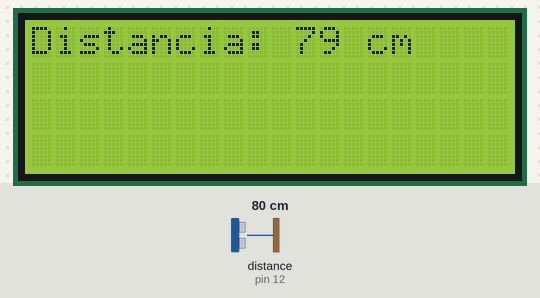
The sketch below on a simulated Arduino Uno, built with avr-gcc and run on an emulated ATmega328P. Shown: 20×4 character LCD. Wiring (inferred from the names in the program): ultrasonic range finder: trigger pin 13; echo pin 12. The test bench sets the inputs (shaded band); at power-on: distance to the obstacle (sensor on pin 12) 80 cm. The echo pulse lasts 58.3 µs per cm.

Above: at 1.2 s.
1.3 s: distance to the obstacle (sensor on pin 12) set to 2 cm
At 2.3 s:
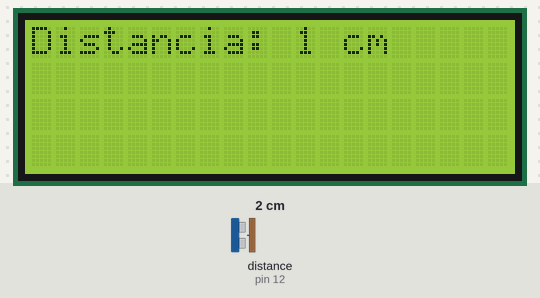
3.1 s: distance to the obstacle (sensor on pin 12) set to 18 cm
At 5.0 s:
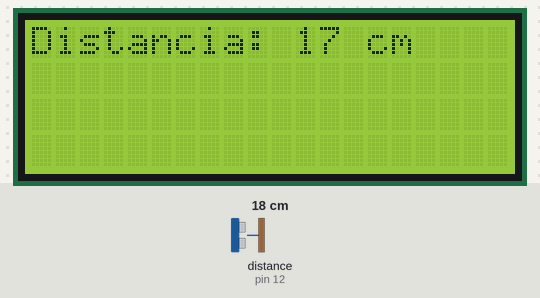
5.2 s: distance to the obstacle (sensor on pin 12) set to 4 cm
At 6.4 s:
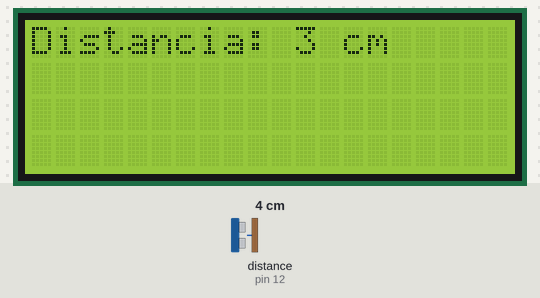
Timing chart, 0 to 8.2 s (numbered marks = the images above; inputs shaded):
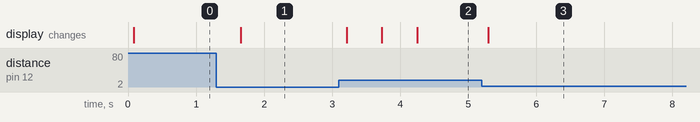

The sketch:

Proyecto_004__Sensor_proximidad_display.ino
```cpp
#include <Wire.h>
#include <LiquidCrystal_I2C.h>
#include <LCD.h>


#define I2C_ADDR    0x27
#define trigPin 13
#define echoPin 12

LiquidCrystal_I2C             lcd(I2C_ADDR,2, 1, 0, 4, 5, 6, 7);

void setup()
{
  // Inicializar el display con 16 caraceres 2 lineas
  lcd.begin (20,4);
  lcd.setBacklightPin(3,POSITIVE);
  lcd.setBacklight(HIGH);

  pinMode(trigPin, OUTPUT);
  pinMode(echoPin, INPUT);
}

void loop()
{
  long duracion, distancia ;

  digitalWrite(trigPin, LOW);        // Nos aseguramos de que el trigger está desactivado
  delayMicroseconds(2);              // Para asegurarnos de que el trigger esta LOW

  digitalWrite(trigPin, HIGH);       // Activamos el pulso de salida
  delayMicroseconds(100);            // Esperamos 10µs. El pulso sigue active este tiempo
  digitalWrite(trigPin, LOW);        // Cortamos el pulso y a esperar el echo

  duracion = pulseIn(echoPin, HIGH) ;
  distancia = duracion / 2 / 29.1 ;

  int Limite = 50 ;                  // Medida en vacío del sensor
  lcd.clear();
  lcd.setCursor(0,0);
  lcd.print("Distancia: " + String(distancia) + " cm");
  delay (500) ;                      // Para limitar el número de mediciones
}

void writeString(String text, int row)
{
  lcd.setCursor(0,row);
  lcd.print(text);
}
```

Measured:
- after the input at 1.3 s, the display: changes after 0.35 s (image 1)
- after the input at 3.1 s, the display: changes after 0.11 s (image 2)
- after the input at 5.2 s, the display: changes after 0.09 s (image 3)
